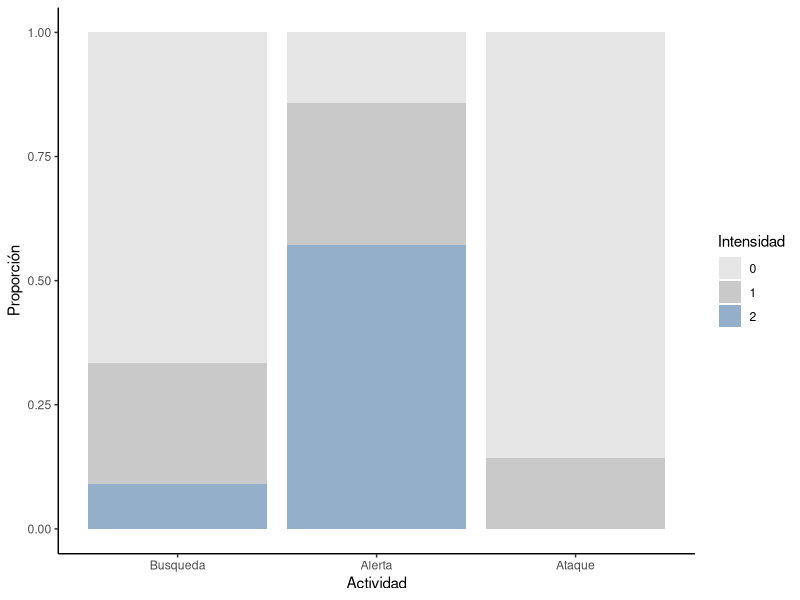
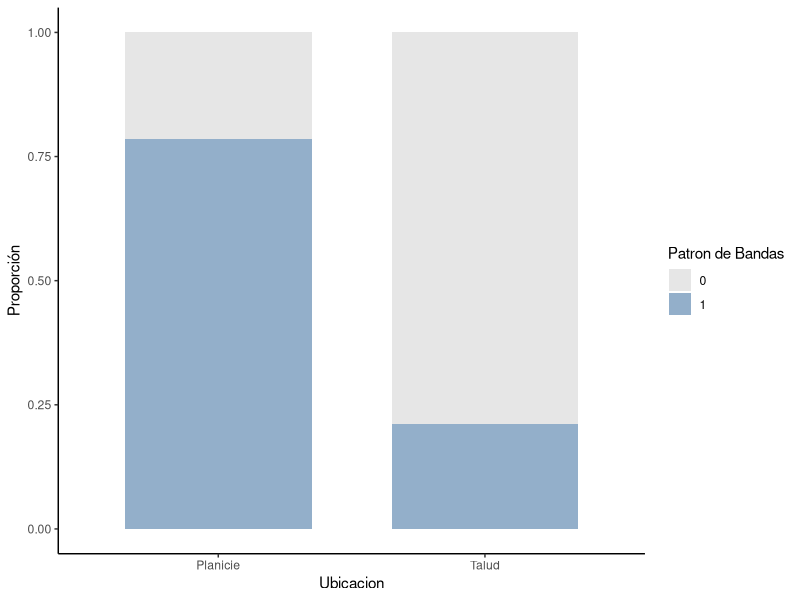
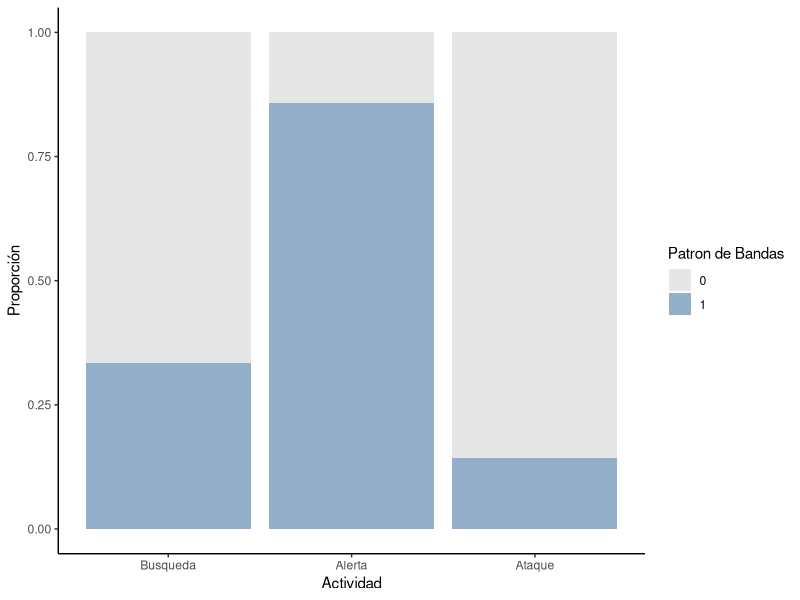
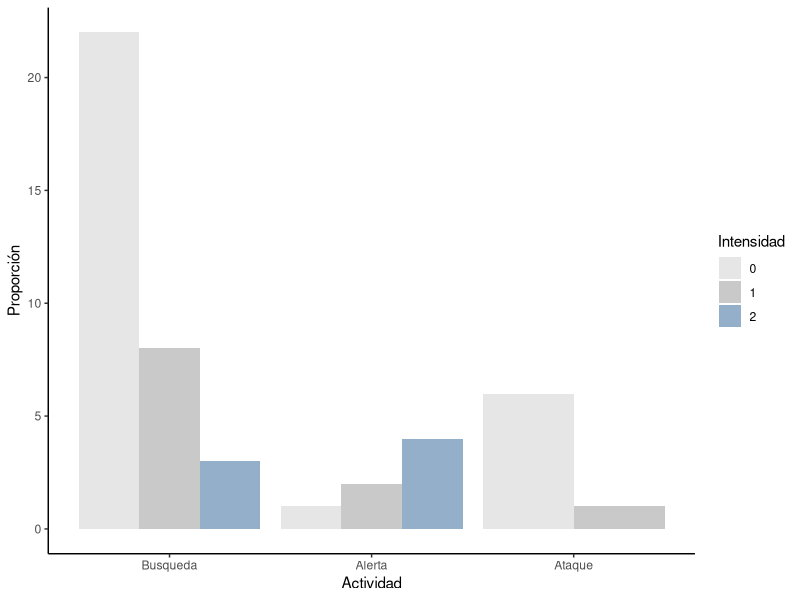
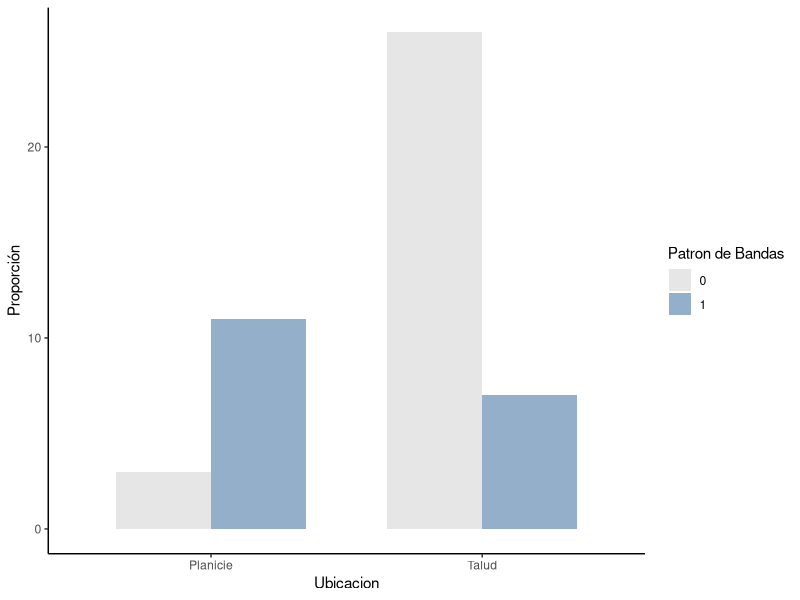
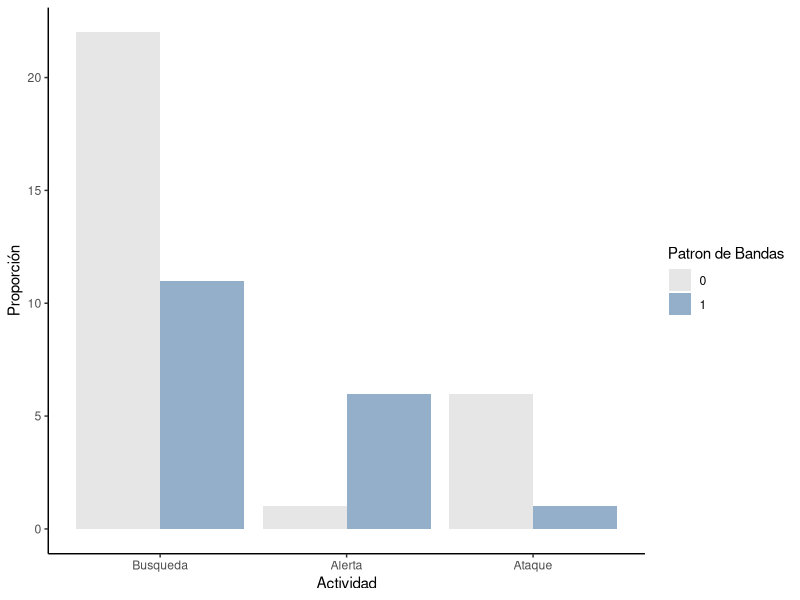

The R script that drew these images, in order:
#hola javi

#hola Aleja
#a graficar se ha dicho
library (lattice)
library(ggplot2)
aleja <- read.csv("Matriz corregida.csv")

str(aleja)
aleja$Intensidad <- as.factor(aleja$Intensidad)
aleja$Coloracion <- as.factor(aleja$Coloracion)
aleja$Actividad <- factor(aleja$Actividad,levels = c("Busqueda", "Alerta",  "Ataque"))

ggplot(data = aleja, mapping = aes(x = Actividad, fill = Intensidad)) +
  geom_bar(alpha = .45, position = "fill") +
   labs(y = "Proporción") + scale_fill_manual(values=c("grey78","grey53","dodgerblue4")) + theme_classic()#Muy bacano

ggplot(data = aleja, mapping = aes(x = Ubicacion, fill = Coloracion)) +
  geom_bar(alpha = .45, position = "fill", width = 0.7) +
  labs(y = "Proporción", fill = "Patron de Bandas") + scale_fill_manual(values = c("grey78","dodgerblue4")) + theme_classic() #Muy bacano

ggplot(data = aleja, mapping = aes(x = Actividad, fill = Coloracion)) +
  geom_bar(alpha = .45, position = "fill") +
  labs(y = "Proporción", fill = "Patron de Bandas") + scale_fill_manual(values = c("grey78","dodgerblue4"))+ theme_classic() #Muy bacano

#Graficas con barras separadas 
ggplot(data = aleja, mapping = aes(x = Actividad, fill = Intensidad)) +
  geom_bar(alpha = .45, position = "dodge") +
  labs(y = "Proporción") + scale_fill_manual(values=c("grey78","grey53","dodgerblue4")) + theme_classic() #Muy bacano

ggplot(data = aleja, mapping = aes(x = Ubicacion, fill = Coloracion)) +
  geom_bar(alpha = .45, position = "dodge", width = 0.7) +
  labs(y = "Proporción", fill = "Patron de Bandas") + scale_fill_manual(values = c("grey78","dodgerblue4")) + theme_classic() #Muy bacano

ggplot(data = aleja, mapping = aes(x = Actividad, fill = Coloracion)) +
  geom_bar(alpha = .45, position = "dodge") +
  labs(y = "Proporción", fill = "Patron de Bandas") + scale_fill_manual(values = c("grey78","dodgerblue4")) + theme_classic() #Muy bacano
